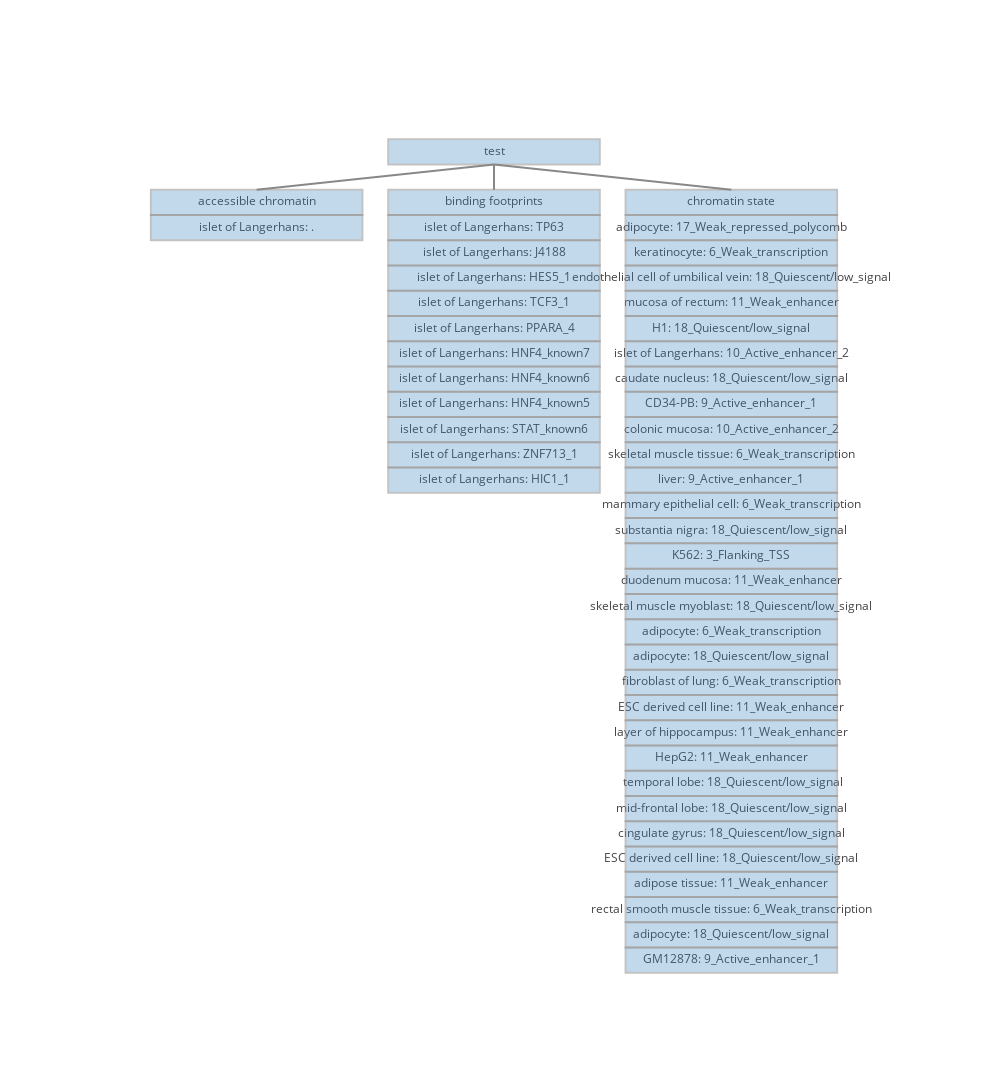

This figure's notebook cell:
### Code cell
iplot(make_graph(var_data=json_thing, var_name="test", plot_height=1000, plot_width=2000, box_height=4, box_width=20))

### Figure 1 — Plotly figure (JSON) as saved in the notebook; plotly's stock layout.template omitted (floating-point values rounded to 4 significant figures)
{"data": [{"hoverinfo": "closest", "marker": {"color": [], "line": {"width": 10}, "opacity": 0, "size": 10}, "mode": "markers+text", "text": ["test", "accessible chromatin", "islet of Langerhans: .", "binding footprints", "islet of Langerhans: TP63", "islet of Langerhans: J4188", "islet of Langerhans: HES5_1", "islet of Langerhans: TCF3_1", "islet of Langerhans: PPARA_4", "islet of Langerhans: HNF4_known7", "islet of Langerhans: HNF4_known6", "islet of Langerhans: HNF4_known5", "islet of Langerhans: STAT_known6", "islet of Langerhans: ZNF713_1", "islet of Langerhans: HIC1_1", "chromatin state", "adipocyte: 17_Weak_repressed_polycomb", "keratinocyte: 6_Weak_transcription", "endothelial cell of umbilical vein: 18_Quiescent/low_signal", "mucosa of rectum: 11_Weak_enhancer", "H1: 18_Quiescent/low_signal", "islet of Langerhans: 10_Active_enhancer_2", "caudate nucleus: 18_Quiescent/low_signal", "CD34-PB: 9_Active_enhancer_1", "colonic mucosa: 10_Active_enhancer_2", "skeletal muscle tissue: 6_Weak_transcription", "liver: 9_Active_enhancer_1", "mammary epithelial cell: 6_Weak_transcription", "substantia nigra: 18_Quiescent/low_signal", "K562: 3_Flanking_TSS", "duodenum mucosa: 11_Weak_enhancer", "skeletal muscle myoblast: 18_Quiescent/low_signal", "adipocyte: 6_Weak_transcription", "adipocyte: 18_Quiescent/low_signal", "fibroblast of lung: 6_Weak_transcription", "ESC derived cell line: 11_Weak_enhancer", "layer of hippocampus: 11_Weak_enhancer", "HepG2: 11_Weak_enhancer", " temporal lobe: 18_Quiescent/low_signal", "mid-frontal lobe: 18_Quiescent/low_signal", "cingulate gyrus: 18_Quiescent/low_signal", "ESC derived cell line: 18_Quiescent/low_signal", "adipose tissue: 11_Weak_enhancer", "rectal smooth muscle tissue: 6_Weak_transcription", "adipocyte: 18_Quiescent/low_signal", "GM12878: 9_Active_enhancer_1"], "type": "scatter", "x": [50, 4, 4, 50, 50, 50, 50, 50, 50, 50, 50, 50, 50, 50, 50, 96, 96, 96, 96, 96, 96, 96, 96, 96, 96, 96, 96, 96, 96, 96, 96, 96, 96, 96, 96, 96, 96, 96, 96, 96, 96, 96, 96, 96, 96, 96, -21, 121], "y": [100, 92, 88, 92, 88, 84, 80, 76, 72, 68, 64, 60, 56, 52, 48, 92, 88, 84, 80, 76, 72, 68, 64, 60, 56, 52, 48, 44, 40, 36, 32, 28, 24, 20, 16, 12, 8, 4, 0, -4, -8, -12, -16, -20, -24, -28, -28, 100]}, {"hoverinfo": "none", "line": {"color": "#888", "width": 2}, "mode": "lines", "type": "scatter", "x": [50, 4, null, 50, 50, null, 50, 96, null], "y": [98, 94, null, 98, 94, null, 98, 94, null]}], "layout": {"height": 1190.0, "shapes": [{"fillcolor": "rgba(55, 128, 191, 0.6)", "line": {"color": "#888", "width": 2}, "opacity": 0.5, "type": "rect", "x0": 29.5, "x1": 70.5, "xref": "x", "y0": 98, "y1": 102, "yref": "y"}, {"fillcolor": "rgba(55, 128, 191, 0.6)", "line": {"color": "#888", "width": 2}, "opacity": 0.5, "type": "rect", "x0": -16.5, "x1": 24.5, "xref": "x", "y0": 90, "y1": 94, "yref": "y"}, {"fillcolor": "rgba(55, 128, 191, 0.6)", "line": {"color": "#888", "width": 2}, "opacity": 0.5, "type": "rect", "x0": -16.5, "x1": 24.5, "xref": "x", "y0": 86, "y1": 90, "yref": "y"}, {"fillcolor": "rgba(55, 128, 191, 0.6)", "line": {"color": "#888", "width": 2}, "opacity": 0.5, "type": "rect", "x0": 29.5, "x1": 70.5, "xref": "x", "y0": 90, "y1": 94, "yref": "y"}, {"fillcolor": "rgba(55, 128, 191, 0.6)", "line": {"color": "#888", "width": 2}, "opacity": 0.5, "type": "rect", "x0": 29.5, "x1": 70.5, "xref": "x", "y0": 86, "y1": 90, "yref": "y"}, {"fillcolor": "rgba(55, 128, 191, 0.6)", "line": {"color": "#888", "width": 2}, "opacity": 0.5, "type": "rect", "x0": 29.5, "x1": 70.5, "xref": "x", "y0": 82, "y1": 86, "yref": "y"}, {"fillcolor": "rgba(55, 128, 191, 0.6)", "line": {"color": "#888", "width": 2}, "opacity": 0.5, "type": "rect", "x0": 29.5, "x1": 70.5, "xref": "x", "y0": 78, "y1": 82, "yref": "y"}, {"fillcolor": "rgba(55, 128, 191, 0.6)", "line": {"color": "#888", "width": 2}, "opacity": 0.5, "type": "rect", "x0": 29.5, "x1": 70.5, "xref": "x", "y0": 74, "y1": 78, "yref": "y"}, {"fillcolor": "rgba(55, 128, 191, 0.6)", "line": {"color": "#888", "width": 2}, "opacity": 0.5, "type": "rect", "x0": 29.5, "x1": 70.5, "xref": "x", "y0": 70, "y1": 74, "yref": "y"}, {"fillcolor": "rgba(55, 128, 191, 0.6)", "line": {"color": "#888", "width": 2}, "opacity": 0.5, "type": "rect", "x0": 29.5, "x1": 70.5, "xref": "x", "y0": 66, "y1": 70, "yref": "y"}, {"fillcolor": "rgba(55, 128, 191, 0.6)", "line": {"color": "#888", "width": 2}, "opacity": 0.5, "type": "rect", "x0": 29.5, "x1": 70.5, "xref": "x", "y0": 62, "y1": 66, "yref": "y"}, {"fillcolor": "rgba(55, 128, 191, 0.6)", "line": {"color": "#888", "width": 2}, "opacity": 0.5, "type": "rect", "x0": 29.5, "x1": 70.5, "xref": "x", "y0": 58, "y1": 62, "yref": "y"}, {"fillcolor": "rgba(55, 128, 191, 0.6)", "line": {"color": "#888", "width": 2}, "opacity": 0.5, "type": "rect", "x0": 29.5, "x1": 70.5, "xref": "x", "y0": 54, "y1": 58, "yref": "y"}, {"fillcolor": "rgba(55, 128, 191, 0.6)", "line": {"color": "#888", "width": 2}, "opacity": 0.5, "type": "rect", "x0": 29.5, "x1": 70.5, "xref": "x", "y0": 50, "y1": 54, "yref": "y"}, {"fillcolor": "rgba(55, 128, 191, 0.6)", "line": {"color": "#888", "width": 2}, "opacity": 0.5, "type": "rect", "x0": 29.5, "x1": 70.5, "xref": "x", "y0": 46, "y1": 50, "yref": "y"}, {"fillcolor": "rgba(55, 128, 191, 0.6)", "line": {"color": "#888", "width": 2}, "opacity": 0.5, "type": "rect", "x0": 75.5, "x1": 116.5, "xref": "x", "y0": 90, "y1": 94, "yref": "y"}, {"fillcolor": "rgba(55, 128, 191, 0.6)", "line": {"color": "#888", "width": 2}, "opacity": 0.5, "type": "rect", "x0": 75.5, "x1": 116.5, "xref": "x", "y0": 86, "y1": 90, "yref": "y"}, {"fillcolor": "rgba(55, 128, 191, 0.6)", "line": {"color": "#888", "width": 2}, "opacity": 0.5, "type": "rect", "x0": 75.5, "x1": 116.5, "xref": "x", "y0": 82, "y1": 86, "yref": "y"}, {"fillcolor": "rgba(55, 128, 191, 0.6)", "line": {"color": "#888", "width": 2}, "opacity": 0.5, "type": "rect", "x0": 75.5, "x1": 116.5, "xref": "x", "y0": 78, "y1": 82, "yref": "y"}, {"fillcolor": "rgba(55, 128, 191, 0.6)", "line": {"color": "#888", "width": 2}, "opacity": 0.5, "type": "rect", "x0": 75.5, "x1": 116.5, "xref": "x", "y0": 74, "y1": 78, "yref": "y"}, {"fillcolor": "rgba(55, 128, 191, 0.6)", "line": {"color": "#888", "width": 2}, "opacity": 0.5, "type": "rect", "x0": 75.5, "x1": 116.5, "xref": "x", "y0": 70, "y1": 74, "yref": "y"}, {"fillcolor": "rgba(55, 128, 191, 0.6)", "line": {"color": "#888", "width": 2}, "opacity": 0.5, "type": "rect", "x0": 75.5, "x1": 116.5, "xref": "x", "y0": 66, "y1": 70, "yref": "y"}, {"fillcolor": "rgba(55, 128, 191, 0.6)", "line": {"color": "#888", "width": 2}, "opacity": 0.5, "type": "rect", "x0": 75.5, "x1": 116.5, "xref": "x", "y0": 62, "y1": 66, "yref": "y"}, {"fillcolor": "rgba(55, 128, 191, 0.6)", "line": {"color": "#888", "width": 2}, "opacity": 0.5, "type": "rect", "x0": 75.5, "x1": 116.5, "xref": "x", "y0": 58, "y1": 62, "yref": "y"}, {"fillcolor": "rgba(55, 128, 191, 0.6)", "line": {"color": "#888", "width": 2}, "opacity": 0.5, "type": "rect", "x0": 75.5, "x1": 116.5, "xref": "x", "y0": 54, "y1": 58, "yref": "y"}, {"fillcolor": "rgba(55, 128, 191, 0.6)", "line": {"color": "#888", "width": 2}, "opacity": 0.5, "type": "rect", "x0": 75.5, "x1": 116.5, "xref": "x", "y0": 50, "y1": 54, "yref": "y"}, {"fillcolor": "rgba(55, 128, 191, 0.6)", "line": {"color": "#888", "width": 2}, "opacity": 0.5, "type": "rect", "x0": 75.5, "x1": 116.5, "xref": "x", "y0": 46, "y1": 50, "yref": "y"}, {"fillcolor": "rgba(55, 128, 191, 0.6)", "line": {"color": "#888", "width": 2}, "opacity": 0.5, "type": "rect", "x0": 75.5, "x1": 116.5, "xref": "x", "y0": 42, "y1": 46, "yref": "y"}, {"fillcolor": "rgba(55, 128, 191, 0.6)", "line": {"color": "#888", "width": 2}, "opacity": 0.5, "type": "rect", "x0": 75.5, "x1": 116.5, "xref": "x", "y0": 38, "y1": 42, "yref": "y"}, {"fillcolor": "rgba(55, 128, 191, 0.6)", "line": {"color": "#888", "width": 2}, "opacity": 0.5, "type": "rect", "x0": 75.5, "x1": 116.5, "xref": "x", "y0": 34, "y1": 38, "yref": "y"}, {"fillcolor": "rgba(55, 128, 191, 0.6)", "line": {"color": "#888", "width": 2}, "opacity": 0.5, "type": "rect", "x0": 75.5, "x1": 116.5, "xref": "x", "y0": 30, "y1": 34, "yref": "y"}, {"fillcolor": "rgba(55, 128, 191, 0.6)", "line": {"color": "#888", "width": 2}, "opacity": 0.5, "type": "rect", "x0": 75.5, "x1": 116.5, "xref": "x", "y0": 26, "y1": 30, "yref": "y"}, {"fillcolor": "rgba(55, 128, 191, 0.6)", "line": {"color": "#888", "width": 2}, "opacity": 0.5, "type": "rect", "x0": 75.5, "x1": 116.5, "xref": "x", "y0": 22, "y1": 26, "yref": "y"}, {"fillcolor": "rgba(55, 128, 191, 0.6)", "line": {"color": "#888", "width": 2}, "opacity": 0.5, "type": "rect", "x0": 75.5, "x1": 116.5, "xref": "x", "y0": 18, "y1": 22, "yref": "y"}, {"fillcolor": "rgba(55, 128, 191, 0.6)", "line": {"color": "#888", "width": 2}, "opacity": 0.5, "type": "rect", "x0": 75.5, "x1": 116.5, "xref": "x", "y0": 14, "y1": 18, "yref": "y"}, {"fillcolor": "rgba(55, 128, 191, 0.6)", "line": {"color": "#888", "width": 2}, "opacity": 0.5, "type": "rect", "x0": 75.5, "x1": 116.5, "xref": "x", "y0": 10, "y1": 14, "yref": "y"}, {"fillcolor": "rgba(55, 128, 191, 0.6)", "line": {"color": "#888", "width": 2}, "opacity": 0.5, "type": "rect", "x0": 75.5, "x1": 116.5, "xref": "x", "y0": 6, "y1": 10, "yref": "y"}, {"fillcolor": "rgba(55, 128, 191, 0.6)", "line": {"color": "#888", "width": 2}, "opacity": 0.5, "type": "rect", "x0": 75.5, "x1": 116.5, "xref": "x", "y0": 2, "y1": 6, "yref": "y"}, {"fillcolor": "rgba(55, 128, 191, 0.6)", "line": {"color": "#888", "width": 2}, "opacity": 0.5, "type": "rect", "x0": 75.5, "x1": 116.5, "xref": "x", "y0": -2, "y1": 2, "yref": "y"}, {"fillcolor": "rgba(55, 128, 191, 0.6)", "line": {"color": "#888", "width": 2}, "opacity": 0.5, "type": "rect", "x0": 75.5, "x1": 116.5, "xref": "x", "y0": -6, "y1": -2, "yref": "y"}, {"fillcolor": "rgba(55, 128, 191, 0.6)", "line": {"color": "#888", "width": 2}, "opacity": 0.5, "type": "rect", "x0": 75.5, "x1": 116.5, "xref": "x", "y0": -10, "y1": -6, "yref": "y"}, {"fillcolor": "rgba(55, 128, 191, 0.6)", "line": {"color": "#888", "width": 2}, "opacity": 0.5, "type": "rect", "x0": 75.5, "x1": 116.5, "xref": "x", "y0": -14, "y1": -10, "yref": "y"}, {"fillcolor": "rgba(55, 128, 191, 0.6)", "line": {"color": "#888", "width": 2}, "opacity": 0.5, "type": "rect", "x0": 75.5, "x1": 116.5, "xref": "x", "y0": -18, "y1": -14, "yref": "y"}, {"fillcolor": "rgba(55, 128, 191, 0.6)", "line": {"color": "#888", "width": 2}, "opacity": 0.5, "type": "rect", "x0": 75.5, "x1": 116.5, "xref": "x", "y0": -22, "y1": -18, "yref": "y"}, {"fillcolor": "rgba(55, 128, 191, 0.6)", "line": {"color": "#888", "width": 2}, "opacity": 0.5, "type": "rect", "x0": 75.5, "x1": 116.5, "xref": "x", "y0": -26, "y1": -22, "yref": "y"}, {"fillcolor": "rgba(55, 128, 191, 0.6)", "line": {"color": "#888", "width": 2}, "opacity": 0.5, "type": "rect", "x0": 75.5, "x1": 116.5, "xref": "x", "y0": -30, "y1": -26, "yref": "y"}], "showlegend": false, "width": 988.8, "xaxis": {"showgrid": false, "showline": false, "showticklabels": false, "ticks": "", "zeroline": false}, "yaxis": {"showgrid": false, "showline": false, "showticklabels": false, "ticks": "", "zeroline": false}}}
